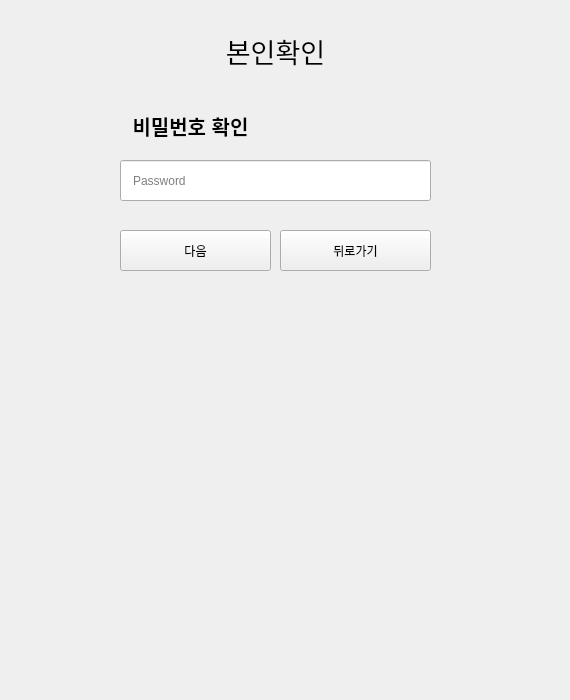
    <widget class="QWidget" name="page_6">
     <widget class="QLabel" name="label_33">
      <property name="geometry">
       <rect>
        <x>160</x>
        <y>10</y>
        <width>231</width>
        <height>81</height>
       </rect>
      </property>
      <property name="font">
       <font>
        <family>맑은 고딕</family>
        <pointsize>20</pointsize>
       </font>
      </property>
      <property name="text">
       <string>본인확인</string>
      </property>
      <property name="alignment">
       <set>Qt::AlignCenter</set>
      </property>
     </widget>
     <widget class="QLabel" name="label_14">
      <property name="geometry">
       <rect>
        <x>0</x>
        <y>0</y>
        <width>561</width>
        <height>691</height>
       </rect>
      </property>
      <property name="text">
       <string/>
      </property>
      <property name="pixmap">
       <pixmap>╣ш░ц.png</pixmap>
      </property>
      <property name="scaledContents">
       <bool>true</bool>
      </property>
     </widget>
     <widget class="QLabel" name="label_23">
      <property name="geometry">
       <rect>
        <x>120</x>
        <y>110</y>
        <width>141</width>
        <height>31</height>
       </rect>
      </property>
      <property name="font">
       <font>
        <pointsize>15</pointsize>
        <weight>75</weight>
        <bold>true</bold>
       </font>
      </property>
      <property name="text">
       <string>비밀번호 확인</string>
      </property>
      <property name="alignment">
       <set>Qt::AlignCenter</set>
      </property>
     </widget>
     <widget class="QLineEdit" name="login_pass_txt2">
      <property name="geometry">
       <rect>
        <x>120</x>
        <y>160</y>
        <width>311</width>
        <height>41</height>
       </rect>
      </property>
      <property name="toolTip">
       <string>&lt;html&gt;&lt;head/&gt;&lt;body&gt;&lt;p&gt;비밀번호 입력&lt;/p&gt;&lt;/body&gt;&lt;/html&gt;</string>
      </property>
      <property name="styleSheet">
       <string notr="true">padding-left: 10px;
padding-right: 10px;</string>
      </property>
      <property name="inputMask">
       <string/>
      </property>
      <property name="text">
       <string/>
      </property>
      <property name="frame">
       <bool>true</bool>
      </property>
      <property name="echoMode">
       <enum>QLineEdit::Password</enum>
      </property>
      <property name="placeholderText">
       <string>Password</string>
      </property>
     </widget>
     <widget class="QPushButton" name="pushButton_next">
      <property name="geometry">
       <rect>
        <x>120</x>
        <y>230</y>
        <width>151</width>
        <height>41</height>
       </rect>
      </property>
      <property name="text">
       <string>다음</string>
      </property>
     </widget>
     <widget class="QPushButton" name="back2">
      <property name="geometry">
       <rect>
        <x>280</x>
        <y>230</y>
        <width>151</width>
        <height>41</height>
       </rect>
      </property>
      <property name="text">
       <string>뒤로가기</string>
      </property>
     </widget>
     <zorder>label_14</zorder>
     <zorder>label_33</zorder>
     <zorder>label_23</zorder>
     <zorder>login_pass_txt2</zorder>
     <zorder>pushButton_next</zorder>
     <zorder>back2</zorder>
    </widget>
